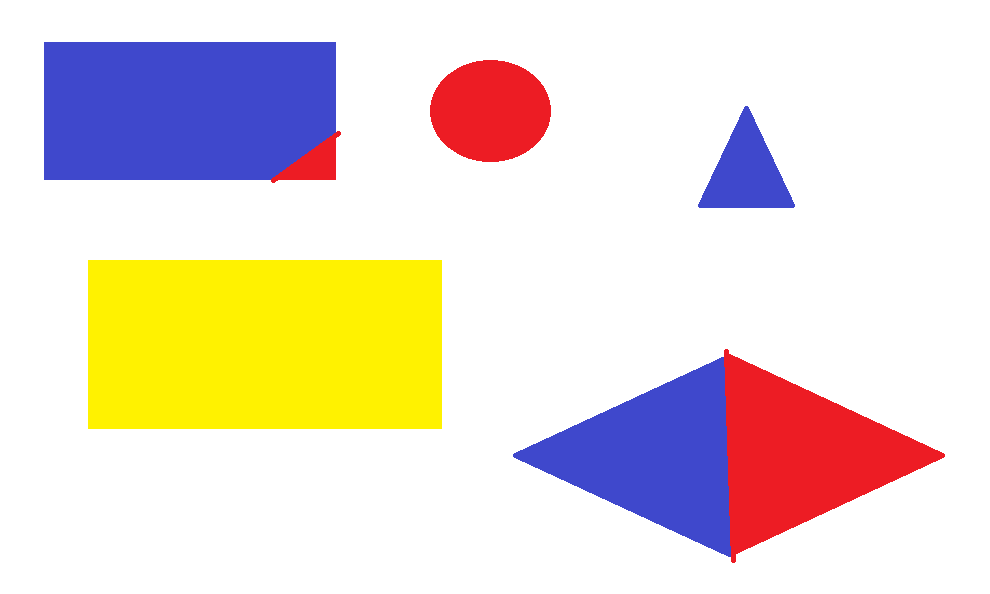
#> input picture zad4/test.png, 990 x 594 px
$ python zad4_test.py test.png
#> lines starting #> are read from the running program, lines starting #| are printed output that depends on the picture; after the words box and inside, x2 and y2 are one past the last pixel; in counts of white or black regions, pixels touching at a corner belong together
### zad4/find_bigest_blue_element.py
import cv2
import numpy as np

def find_biggest_blue_element(file_name):
#> called with file_name = 'test.png'
    img = cv2.imread(str(file_name))
#> img is the input picture: shape (594, 990, 3); mean B, G, R 210.7, 220, 232.4

    hsv = cv2.cvtColor(img, cv2.COLOR_BGR2HSV)
#> hsv: shape (594, 990, 3); mean H, S, V 26.4, 58.7, 248.2

    lower_blue = np.array([110, 50, 50])
    upper_blue = np.array([130, 255, 255])

    mask = cv2.inRange(hsv, lower_blue, upper_blue)
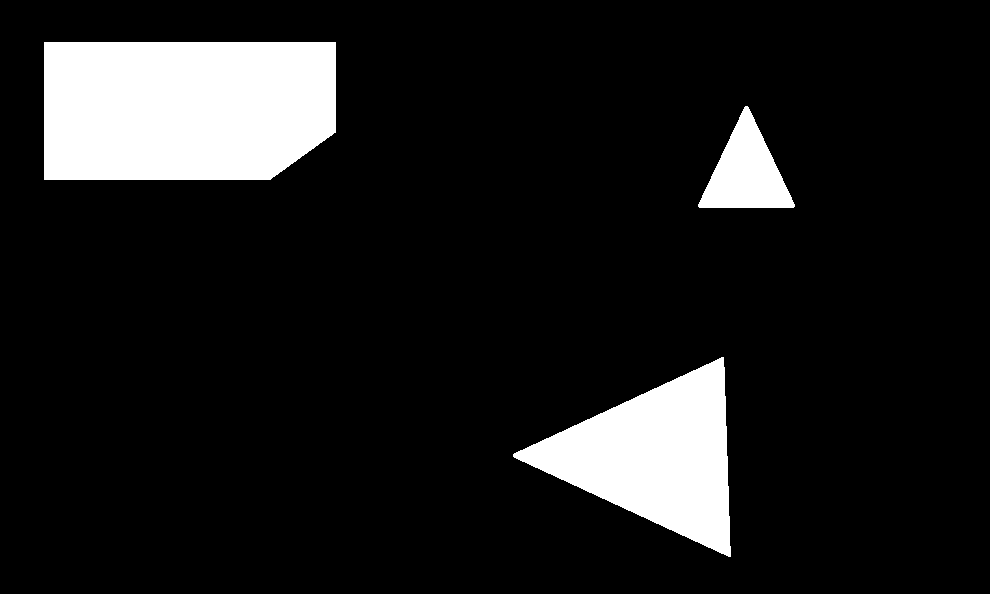
#> mask: shape (594, 990); 11.2% white; 3 white regions

    contours, _ = cv2.findContours(mask, cv2.RETR_TREE, cv2.CHAIN_APPROX_NONE)
#> contours = 3 contours; box (x1, y1, x2, y2) and area: (44, 42, 336, 180) 38316, (513, 357, 731, 557) 21651, (698, 106, 795, 208) 5104

    # finding the biggest area
    if len(contours) >= 1:
        biggest_area = cv2.contourArea(contours[0])
#> biggest_area = 21651
        contour_to_draw = contours[0]
#> contour_to_draw = contour of 628 points, box (x1, y1, x2, y2) (513, 357, 731, 557), area 21651
        for contour in contours:
            area = cv2.contourArea(contour)
            print(area)
            if area > biggest_area:
                biggest_area = area
                contour_to_draw = contour
#> this loop made 3 passes
#> (area, biggest_area) on pass 3: (38315.5, 38315.5)
#> area on passes 1 to 2: 21651, 5104
#| 21651.0
#| 5104.0
#| 38315.5
#> after the loop, biggest_area = 38315.5; contour_to_draw = contour of 809 points, box (x1, y1, x2, y2) (44, 42, 336, 180), area 38316
    else:
        raise MyError("There is no blue element!")


    cv2.drawContours(img, contour_to_draw, -1, (0, 0, 0), 4)
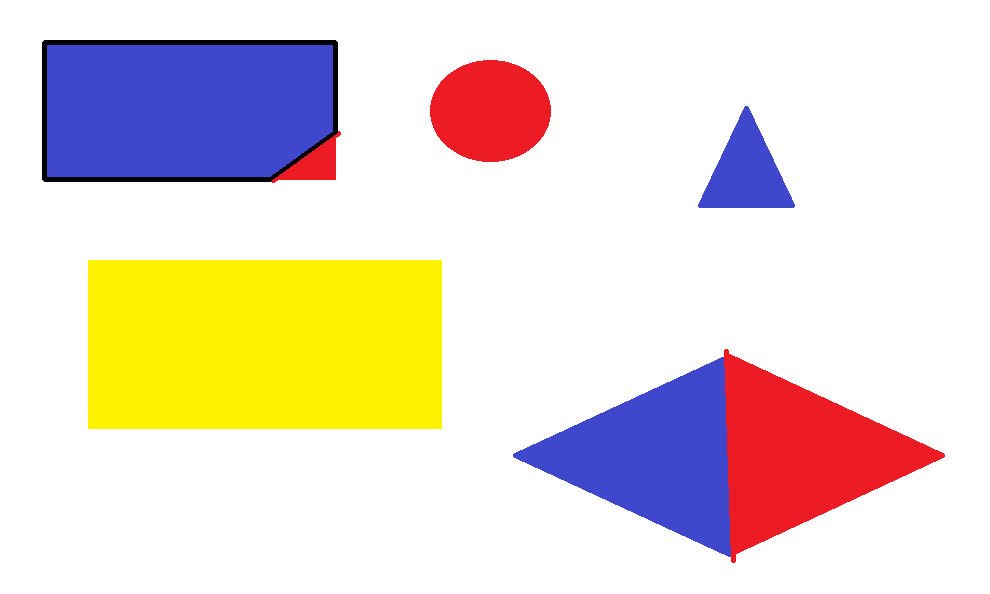
#> img: shape (594, 990, 3); 0.69% of pixels changed, all inside (x1, y1, x2, y2) = (42, 40, 338, 182)
    #cv2.drawContours(img, contours, -1, (0, 255, 0), 3)

    cv2.imshow("image", cv2.resize(img, (960, 540)))
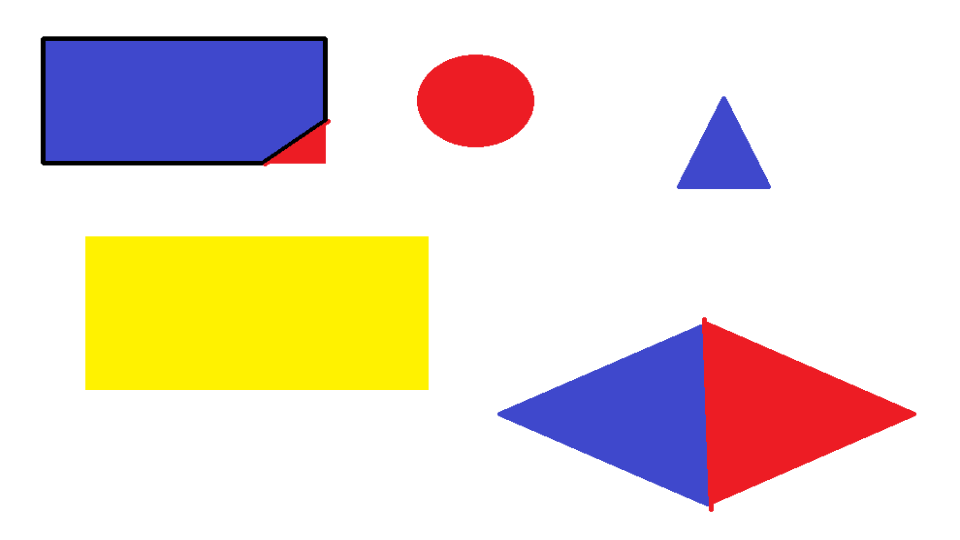
#> window 'image': shape (540, 960, 3); mean B, G, R 209.2, 219.1, 231.5

    cv2.waitKey(0)
    cv2.destroyAllWindows()

class MyError(Exception):
    def __init__(self, p1):
        self.parametr1 = p1

    def __str__(self):
        return "Exception: " + self.parametr1

### zad4/zad4_test.py
import sys
from find_bigest_blue_element import find_biggest_blue_element

#parametrem wywołania powinna być ścieżka do zdjęcia
if __name__ == "__main__":
    try:
        if len(sys.argv) >= 2:
            find_biggest_blue_element(sys.argv[1])
        else:
            print("No arguments!")

    except Exception as err:
        print(err)

    else:
        print("The program ran without exceptions!")

    finally:
        print("The program ended correctly!")
